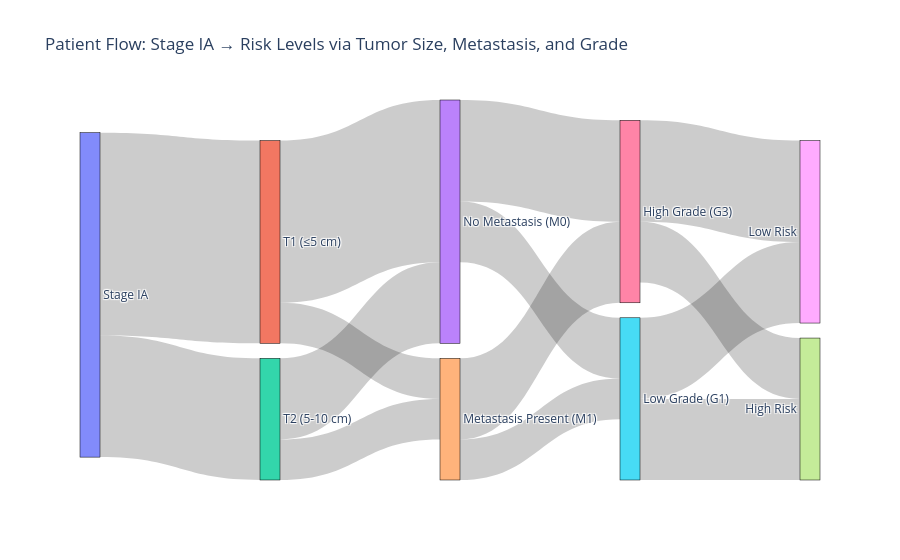

Notebook code cell kept with this figure:
### Code cell
import plotly.graph_objects as go

# Nodes in the hierarchy
nodes = [
    'Stage IA', 
    'T1 (≤5 cm)', 'T2 (5-10 cm)',  # Tumor size categories
    'No Metastasis (M0)', 'Metastasis Present (M1)',  # Metastasis categories
    'Low Grade (G1)', 'High Grade (G3)',  # Grade categories
    'High Risk', 'Low Risk'  # Risk levels
]

# Links between nodes (source → target) with patient counts
links = dict(
    source=[
        0, 0,  # Stage IA → Tumor Size (T1, T2)
        1, 1, 2, 2,  # Tumor Size → Metastasis (M0, M1)
        3, 3, 4, 4,  # Metastasis → Grade (G1, G3)
        5, 5, 6, 6   # Grade → Risk Level (High, Low)
    ],
    target=[
        1, 2,  # Stage IA → Tumor Size (T1, T2)
        3, 4, 3, 4,  # Tumor Size → Metastasis (M0, M1)
        5, 6, 5, 6,  # Metastasis → Grade (G1, G3)
        7, 8, 7, 8   # Grade → Risk Level (High, Low)
    ],
    value=[
        50, 30,  # Patients from Stage IA → Tumor Sizes
        40, 10, 20, 10,  # Tumor Sizes → Metastasis
        15, 25, 10, 20,  # Metastasis → Grade
        20, 20, 15, 25   # Grade → Risk Levels
    ]
)

# Create Sankey Diagram
fig = go.Figure(go.Sankey(
    node=dict(
        pad=15,
        thickness=20,
        line=dict(color="black", width=0.5),
        label=nodes
    ),
    link=links
))

# Add title and display
fig.update_layout(
    title_text="Patient Flow: Stage IA → Risk Levels via Tumor Size, Metastasis, and Grade",
    font_size=12
)

fig.show()

### Figure 1 — Plotly figure (JSON) as saved in the notebook; plotly's stock layout.template omitted (floating-point values rounded to 4 significant figures)
{"data": [{"link": {"source": [0, 0, 1, 1, 2, 2, 3, 3, 4, 4, 5, 5, 6, 6], "target": [1, 2, 3, 4, 3, 4, 5, 6, 5, 6, 7, 8, 7, 8], "value": [50, 30, 40, 10, 20, 10, 15, 25, 10, 20, 20, 20, 15, 25]}, "node": {"label": ["Stage IA", "T1 (≤5 cm)", "T2 (5-10 cm)", "No Metastasis (M0)", "Metastasis Present (M1)", "Low Grade (G1)", "High Grade (G3)", "High Risk", "Low Risk"], "line": {"color": "black", "width": 0.5}, "pad": 15, "thickness": 20}, "type": "sankey"}], "layout": {"font": {"size": 12}, "title": {"text": "Patient Flow: Stage IA → Risk Levels via Tumor Size, Metastasis, and Grade"}}}
